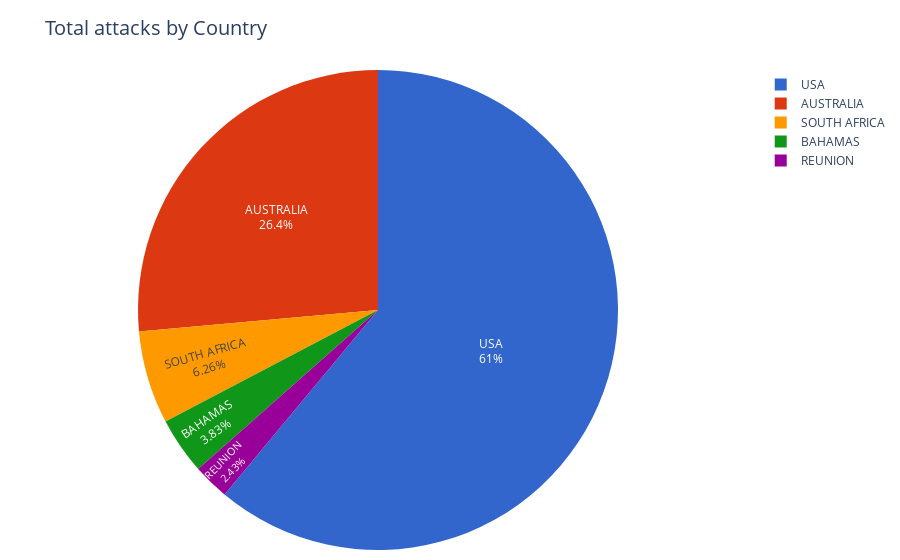

Source (notebook cell):
### Code cell
fig = px.pie(country_case.head(),
             values="Total",
             names="Country",
             title="Total attacks by Country",
             color_discrete_sequence=px.colors.qualitative.G10
            )
# px.colors.qualitative.swatches().show() # see available color palettes

fig.update_traces(
                  textposition="inside",
                  textinfo="percent+label"
                 )
fig.update_layout(
                  margin=dict(l=10, r=50, b=10, t=70, pad=0),
                  titlefont = dict(size = 20)
                 )
iplot(fig)

### Figure 1 — Plotly figure (JSON) as saved in the notebook; plotly's stock layout.template omitted (floating-point values rounded to 4 significant figures)
{"data": [{"domain": {"x": [0, 1], "y": [0, 1]}, "hovertemplate": "Country=%{label}<br>Total=%{value}<extra></extra>", "labels": ["USA", "AUSTRALIA", "SOUTH AFRICA", "BAHAMAS", "REUNION"], "legendgroup": "", "name": "", "showlegend": true, "textinfo": "percent+label", "textposition": "inside", "type": "pie", "values": [351, 152, 36, 22, 14]}], "layout": {"legend": {"tracegroupgap": 0}, "margin": {"b": 10, "l": 10, "pad": 0, "r": 50, "t": 70}, "piecolorway": ["#3366CC", "#DC3912", "#FF9900", "#109618", "#990099", "#0099C6", "#DD4477", "#66AA00", "#B82E2E", "#316395"], "title": {"font": {"size": 20}, "text": "Total attacks by Country"}}}
